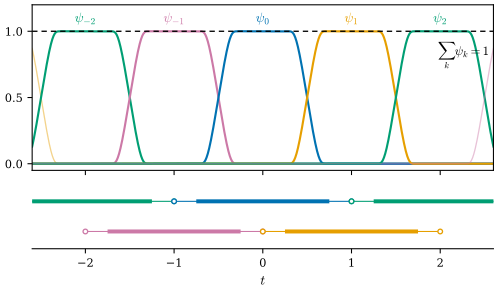

This figure's Python source:
"""그림 12.4.1: ℝ의 열린덮개 U_k = (k − 1, k + 1) (k ∈ ℤ)에 종속된 단위분할 ψ_k (12.4절, 예 12.4.6(b)).

b(s) = h(1/2 + 2|s|)는 보조정리 12.3.4의 범프(c = 0, r₁ = 1/4, r₂ = 3/4)이고 받침은 [−3/4, 3/4]이다.
g_k(t) = b(t − k), G = Σ_k g_k, ψ_k = g_k/G. 위: ψ_k (k = −2, …, 2, 색을 번갈아)와 합 Σψ_k = 1(검정 점선).
아래: 덮개의 원소 U_k(가는 선)와 받침 supp ψ_k = [k − 3/4, k + 3/4](굵은 선). −2.6 ≤ t ≤ 2.6.

실행: 프로젝트 루트에서 ``PYTHONPATH=tools python3 chapters/12-smooth-maps/figures/fig-12-4-1-partition-line.py``
"""

import dgfig

dgfig.setup()

import matplotlib.pyplot as plt
import numpy as np

C = dgfig.COLORS
LW = dgfig.LW


def f(t):
    t = np.asarray(t, float)
    out = np.zeros_like(t)
    pos = t > 0
    out[pos] = np.exp(-1.0 / t[pos])
    return out


def h(t):
    a, b = f(2 - np.asarray(t, float)), f(np.asarray(t, float) - 1)
    return a / (a + b)


def bump(s):
    return h(0.5 + 2 * np.abs(np.asarray(s, float)))


ks = np.arange(-6, 7)
t = np.linspace(-2.6, 2.6, 2601)
g = np.array([bump(t - k) for k in ks])
G = g.sum(axis=0)
psi = g / G

# 자기검사 (§12.1): 받침 ⊆ [k − 3/4, k + 3/4] ⊂ U_k, G > 0, Σψ = 1, 각 점에서 0이 아닌 항은 많아야 2개
for k, gk in zip(ks, g):
    assert np.all(gk[np.abs(t - k) >= 0.75] == 0)
assert np.all(G > 0) and np.allclose(psi.sum(axis=0), 1.0)
assert np.all((g > 0).sum(axis=0) <= 2)
assert np.allclose(bump(np.array([0.0, 0.25, -0.25])), 1.0)

fig, (ax, bx) = plt.subplots(2, 1, figsize=(6.2, 3.3), sharex=True, gridspec_kw=dict(height_ratios=[3, 1.25], hspace=0.08))
cols = [C["tangent"], C["accent"], C["third"], C["covector"]]
show = [k for k in ks if -2 <= k <= 2]
for k in ks:
    if -3 <= k <= 3:
        i = list(ks).index(k)
        ax.plot(t, psi[i], color=cols[k % 4], lw=1.6 if k in show else 1.0, alpha=1.0 if k in show else 0.45)
ax.plot(t, psi.sum(axis=0), color=C["main"], lw=1.0, ls=(0, (4, 3)))
for k in show:
    ax.text(k, 1.07, rf"$\psi_{{{k}}}$", color=cols[k % 4], fontsize=10, ha="center")
ax.set_ylim(-0.05, 1.2)
ax.set_yticks([0, 0.5, 1])
ax.tick_params(labelsize=8.5)
ax.text(2.55, 0.92, r"$\sum_k\psi_k=1$", fontsize=9.5, ha="right", va="top")
for k in show:
    y = -0.35 * (k % 2) - 0.2
    bx.plot([k - 1, k + 1], [y, y], color=cols[k % 4], lw=0.8)
    bx.plot([k - 0.75, k + 0.75], [y, y], color=cols[k % 4], lw=3.0, solid_capstyle="butt")
    for e in (k - 1, k + 1):
        bx.plot([e], [y], "o", mfc="white", mec=cols[k % 4], ms=3.5)
bx.set_ylim(-0.75, 0.05)
bx.set_yticks([])
for side in ("left", "right", "top"):
    bx.spines[side].set_visible(False)
bx.set_xticks([-2, -1, 0, 1, 2])
bx.tick_params(labelsize=8.5)
bx.set_xlabel(r"$t$", fontsize=10)
ax.set_xlim(-2.6, 2.6)
dgfig.save(fig, __file__)
